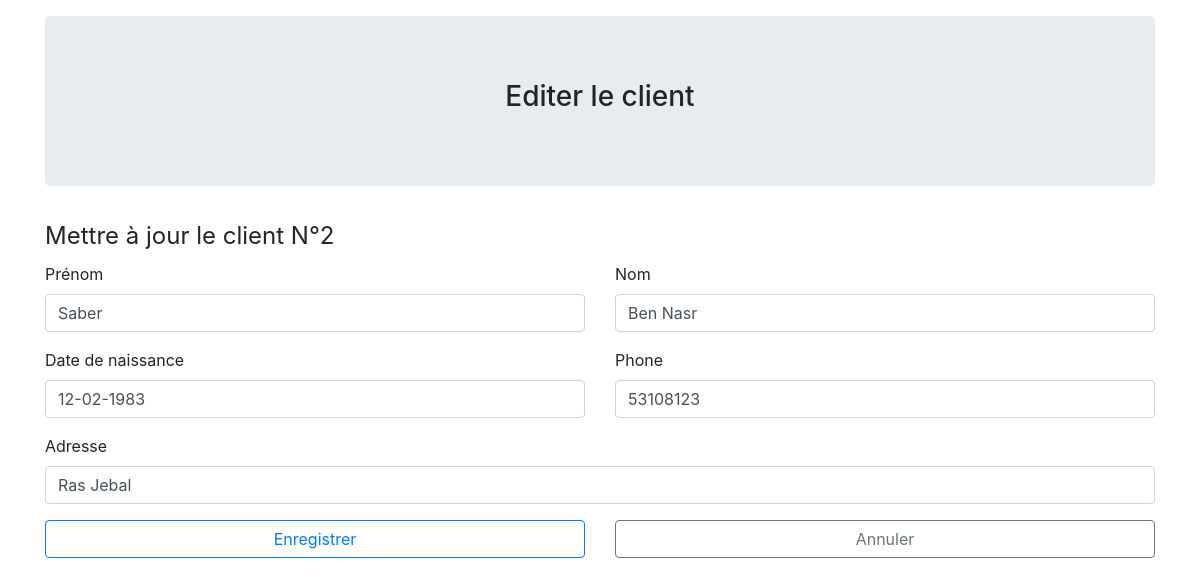
Page /edit.php?id=2 on the committed database.
### tables this page shows
CREATE TABLE IF NOT EXISTS `clients` (
  `id` tinyint(3) UNSIGNED NOT NULL AUTO_INCREMENT,
  `nom` varchar(50) NOT NULL,
  `prenom` varchar(50) NOT NULL,
  `datenaissance` varchar(10) NOT NULL,
  `adresse` varchar(70) NOT NULL,
  `tel` int(11) NOT NULL,
  PRIMARY KEY (`id`)
);

### classes/client.class.php (called while the page is built, shortened)
<?php
    require 'dbconnect.class.php';
    class Client
    {
        private $cnx;
        public function __construct()
        {
            $db = new BasesDonnees;
            $this->cnx = $db->connectDB();
        }
        public function showOneClient($id)
        {
            try {
                $req = 'SELECT * FROM clients WHERE id= :clt_id';
                $result = $this->cnx->prepare($req);
                $result->bindParam(':clt_id', $id);
                $result->execute();
                return $result;
            } catch (PDOException $e) {
                echo $e->getMessage();
            }
        }
    }

### classes/dbconnect.class.php (called while the page is built)
<?php
    class BasesDonnees
    {
        private $dbhost = 'localhost';
        private $dbname = 'gestioncb';
        private $dbuser = 'root';
        private $dbpwd = '';
        public $conn = null;
        public function connectDB()
        {
            try {
                $this->conn = new PDO('mysql:host='.$this->dbhost.';dbname='.$this->dbname, $this->dbuser, $this->dbpwd);
            } catch (PDOException $e) {
                echo $e->getMessage();
            }
            return $this->conn;
        }
    }

### edit.php (the view, shortened to what this page needs)
<!DOCTYPE html>
<html lang="en">
<head>
    <link rel="stylesheet" href="https://maxcdn.bootstrapcdn.com/bootstrap/4.3.1/css/bootstrap.min.css">
</head>
<body>
    <?php
        include './classes/client.class.php';
        $client = new Client;
        if (!empty($_POST)) {
            $client->updateClient($_POST['id'], $_POST['firstname'], $_POST['lastname'], $_POST['dateN'], $_POST['adresse'], $_POST['phone']);
            header('Location:index.php?notif=update');
            exit();
        } else {
            $showClient = $client->showOneClient($_GET['id']);
            $data = $showClient->fetch();
        }
    ?>
    <div class="container py-3">
        <div class="jumbotron text-center">
            <h3>Editer le client</h3>
        </div>
        <fieldset>
            <legend>Mettre à jour le client N°<?= $_GET['id'] ?></legend>
            <form action="" method="post">
                <div class="row">
                    <div class="col-md-6">
                        <div class="form-group">
                            <label for="firstname">Prénom</label>
                            <input type="text" value="<?= $data['prenom'] ?>" required name="firstname" class="form-control" id="firstname">
                        </div>
                    </div>
                    <div class="col-md-6">
                        <div class="form-group">
                            <label for="lastname">Nom</label>
                            <input type="text" value="<?= $data['nom'] ?>" required name="lastname" class="form-control" id="lastname">
                        </div>
                    </div>
                </div>
                <div class="row">
                    <div class="col-md-6">
                        <div class="form-group">
                            <label for="dateN">Date de naissance</label>
                            <input type="text" value="<?= $data['datenaissance'] ?>" required name="dateN" class="form-control" id="dateN">
                        </div>
                    </div>
                    <div class="col-md-6">
                        <div class="form-group">
                            <label for="phone">Phone</label>
                            <input type="text" value="<?= $data['tel'] ?>" required name="phone" class="form-control" id="phone">
                        </div>
                    </div>
                </div>
                <div class="row">
                    <div class="col-md-12">
                        <div class="form-group">
                            <label for="adresse">Adresse</label>
                            <input type="text" value="<?= $data['adresse'] ?>" name="adresse" id="adresse" class="form-control">
                        </div>
                    </div>
                </div>
                <div class="row">
                    <div class="col-md-6">
                        <button type="submit" class="btn btn-block btn-outline-primary">Enregistrer</button>
                    </div>
                    <div class="col-md-6">
                        <button type="reset" class="btn btn-block btn-outline-secondary">Annuler</button>
                    </div>
                </div>
            </form>
        </fieldset>
    </div>
</body>
</html>

### rows in the picture
clients: firstname "Saber", lastname "Ben Nasr", dateN "12-02-1983", phone "53108123", adresse "Ras Jebal"

### other values in the picture
$_GET['id'] "2"
